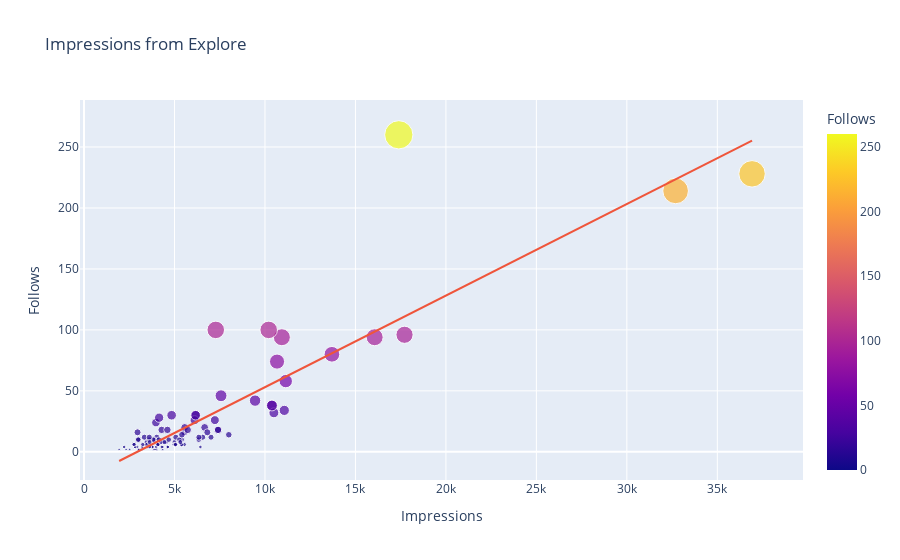

Notebook code cell kept with this figure:
### Code cell
px.scatter(df, x='Impressions', y='Follows', size = 'Follows', color = 'Follows', title='Impressions from Explore', trendline="ols")
